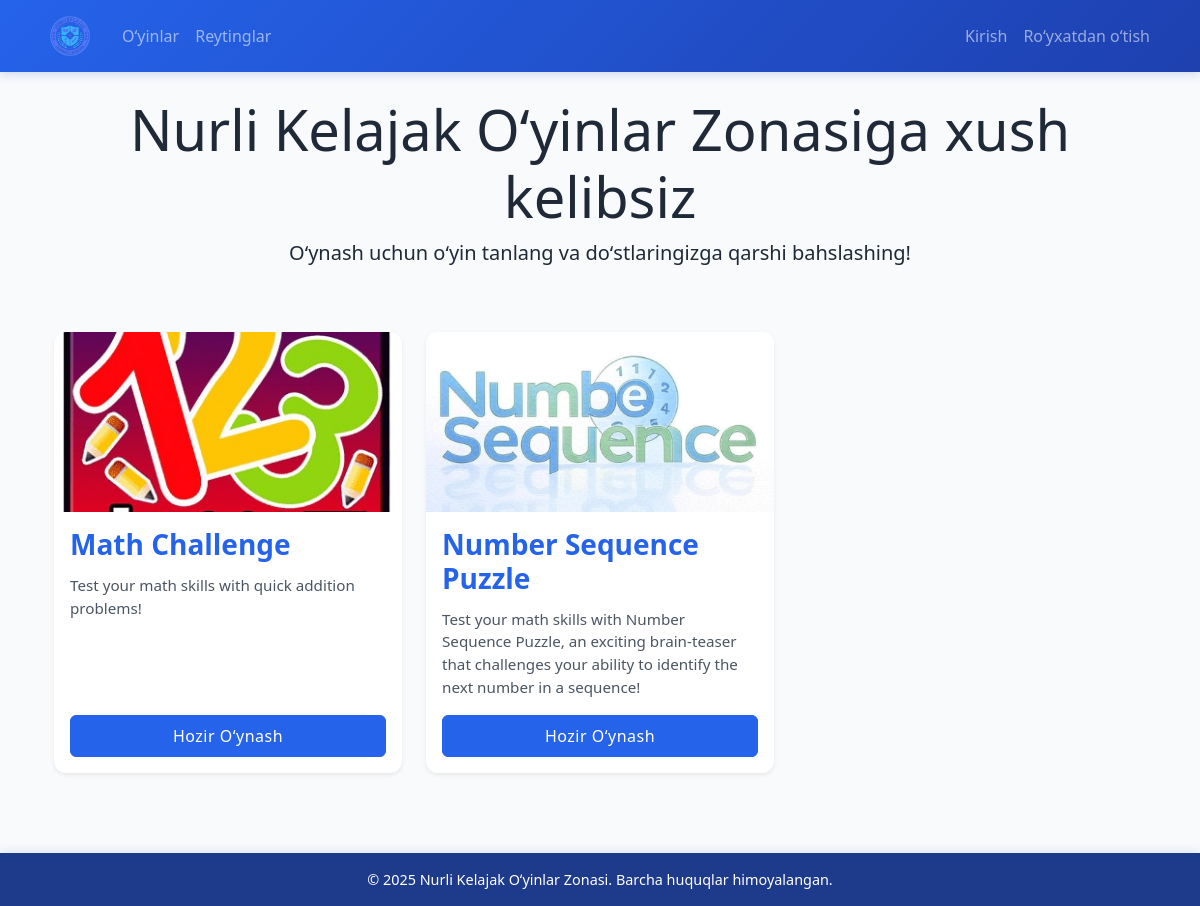
The app's page /, older data.
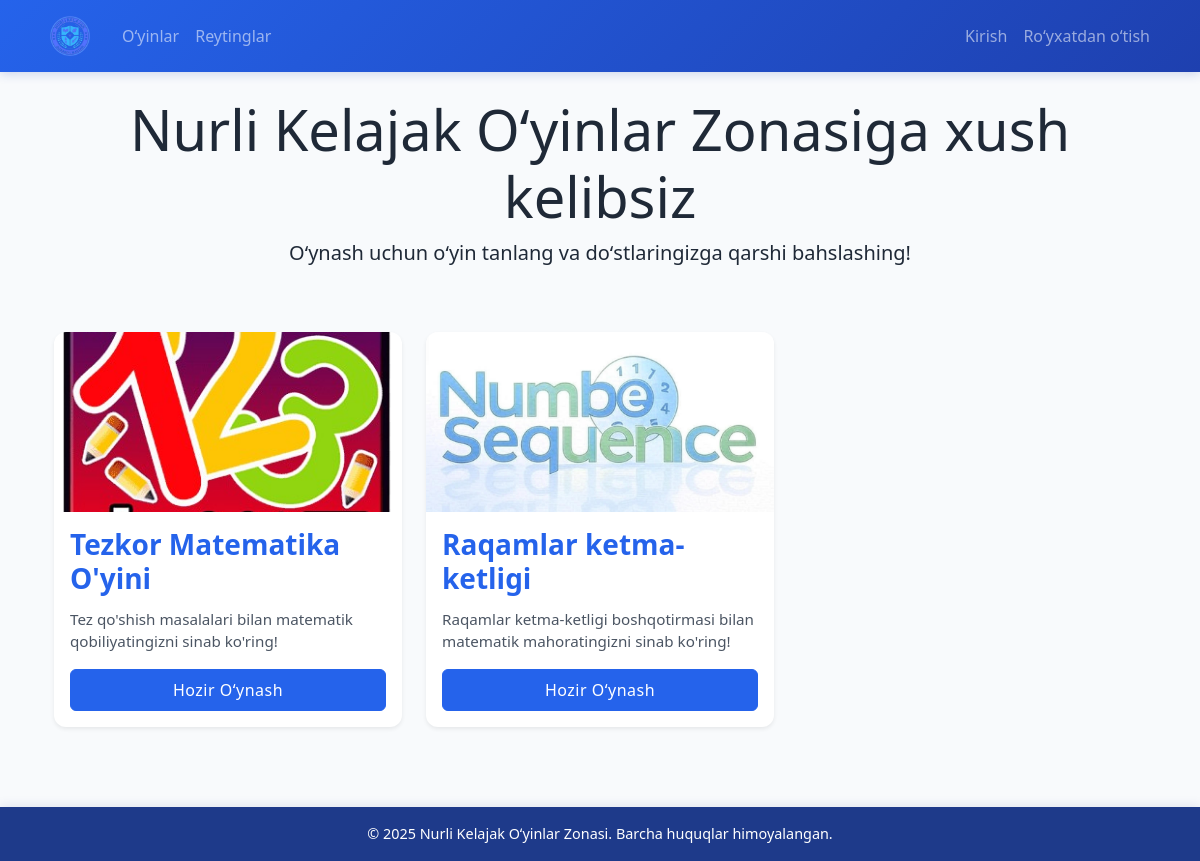
The same page, newer data.
### games/models.py (models this page shows, shortened)
class Game(models.Model):
    name = models.CharField(max_length=100)
    slug = models.SlugField(unique=True)
    description = models.TextField()
    image = models.ImageField(
        upload_to=game_image_upload_path,
        null=True,
        blank=True,
        help_text="Upload game cover image (optimal size: 800x600px)"
    )
    is_active = models.BooleanField(default=True)

### games/views.py (the view)
# urls.py: path('', views.home, name='home'),
def home(request):
    games = Game.objects.filter(is_active=True)
    return render(request, 'games/home.html', {'games': games})

### games/templates/games/home.html (shortened to what this page needs)
{% extends "base.html" %}
{% load static %}
{% block content %}
<div class="container">
    <div class="row mb-5">
        <div class="col-12 text-center">
            <h1 class="display-4">Nurli Kelajak Oʻyinlar Zonasiga xush kelibsiz</h1>
            <p class="lead">Oʻynash uchun oʻyin tanlang va doʻstlaringizga qarshi bahslashing!</p>
        </div>
    </div>
    <div class="row">
        {% for game in games %}
        <div class="col-md-6 col-lg-4 mb-4">
            <div class="game-card card h-100 shadow-sm">
                {% if game.image %}
                    <img src="{{ game.image.url }}" class="game-card-img card-img-top" alt="{{ game.name }}">
                {% else %}
                    <div class="game-card-img-placeholder card-img-top bg-light d-flex align-items-center justify-content-center">
                        <i class="fas fa-gamepad fa-4x text-muted"></i>
                    </div>
                {% endif %}
                <div class="card-body d-flex flex-column">
                    <h3 class="game-card-title card-title">{{ game.name }}</h3>
                    <p class="game-card-description card-text flex-grow-1">{{ game.description }}</p>
                    <a href="{% url 'games:game_detail' game.slug %}" class="btn btn-primary w-100 mt-auto">Hozir Oʻynash</a>
                </div>
            </div>
        </div>
        {% empty %}
        <div class="col-12">
            <div class="alert alert-info text-center">
                Hozircha mavjud oʻyinlar yoʻq. Tez orada yana tekshiring!
            </div>
        </div>
        {% endfor %}
    </div>
</div>
{% endblock %}

Row changes from the older to the newer data that the page shows:
changed Game: name "Math Challenge" → "Tezkor Matematika O'yini"; description "Test your math skills with quick addition problems!" → "Tez qo'shish masalalari bilan matematik qobiliyatingizni sinab ko'ring!"
changed Game: name "Number Sequence Puzzle" → "Raqamlar ketma-ketligi"; description "Test your math skills with Number Sequence Puzzle, an exciting brain-teaser that challenges your ability to identify the next number in a sequence!" → "Raqamlar ketma-ketligi boshqotirmasi bilan matematik mahoratingizni sinab ko'ring!"
